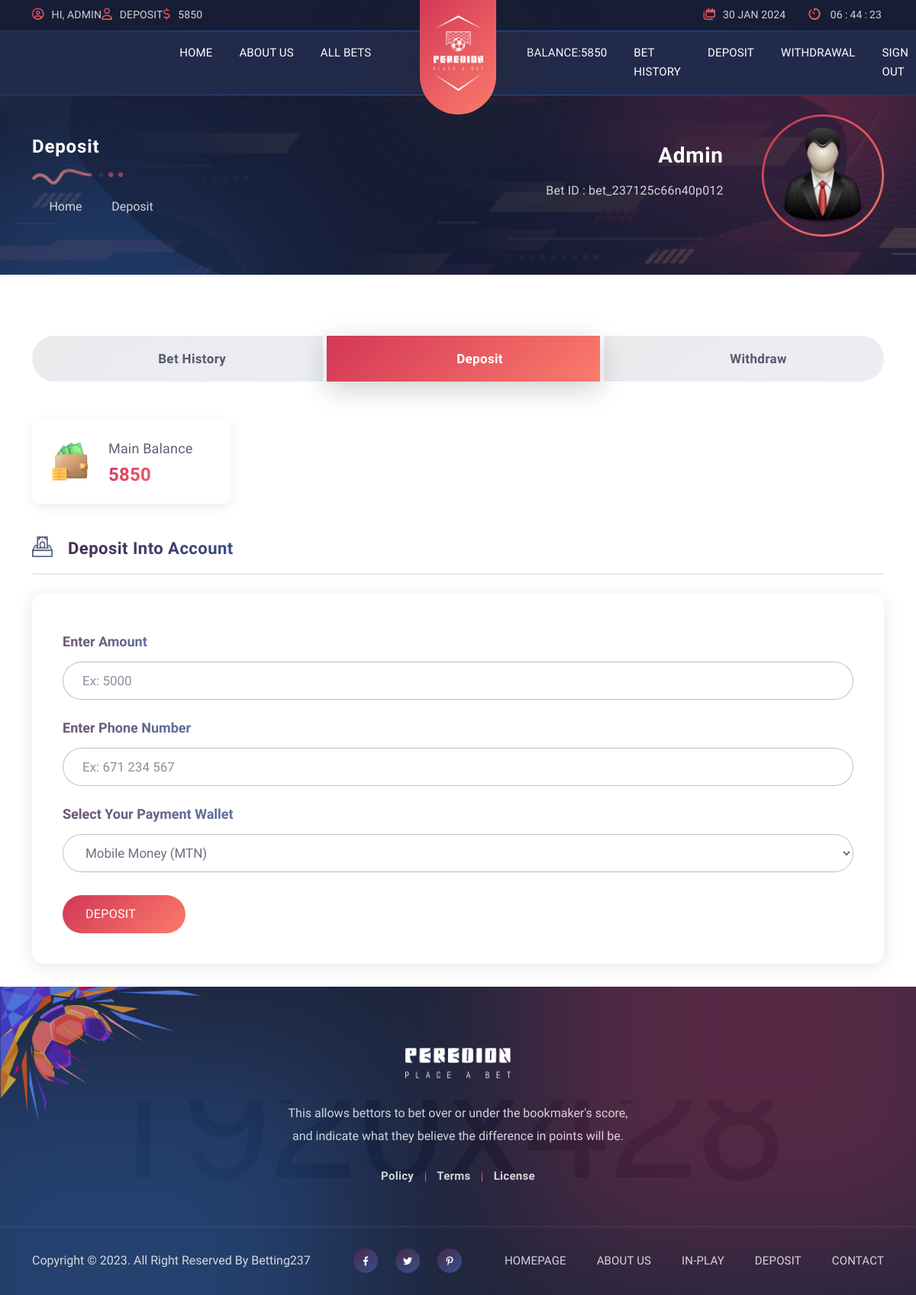
Page /deposit/ (signed in) on the earlier database version.
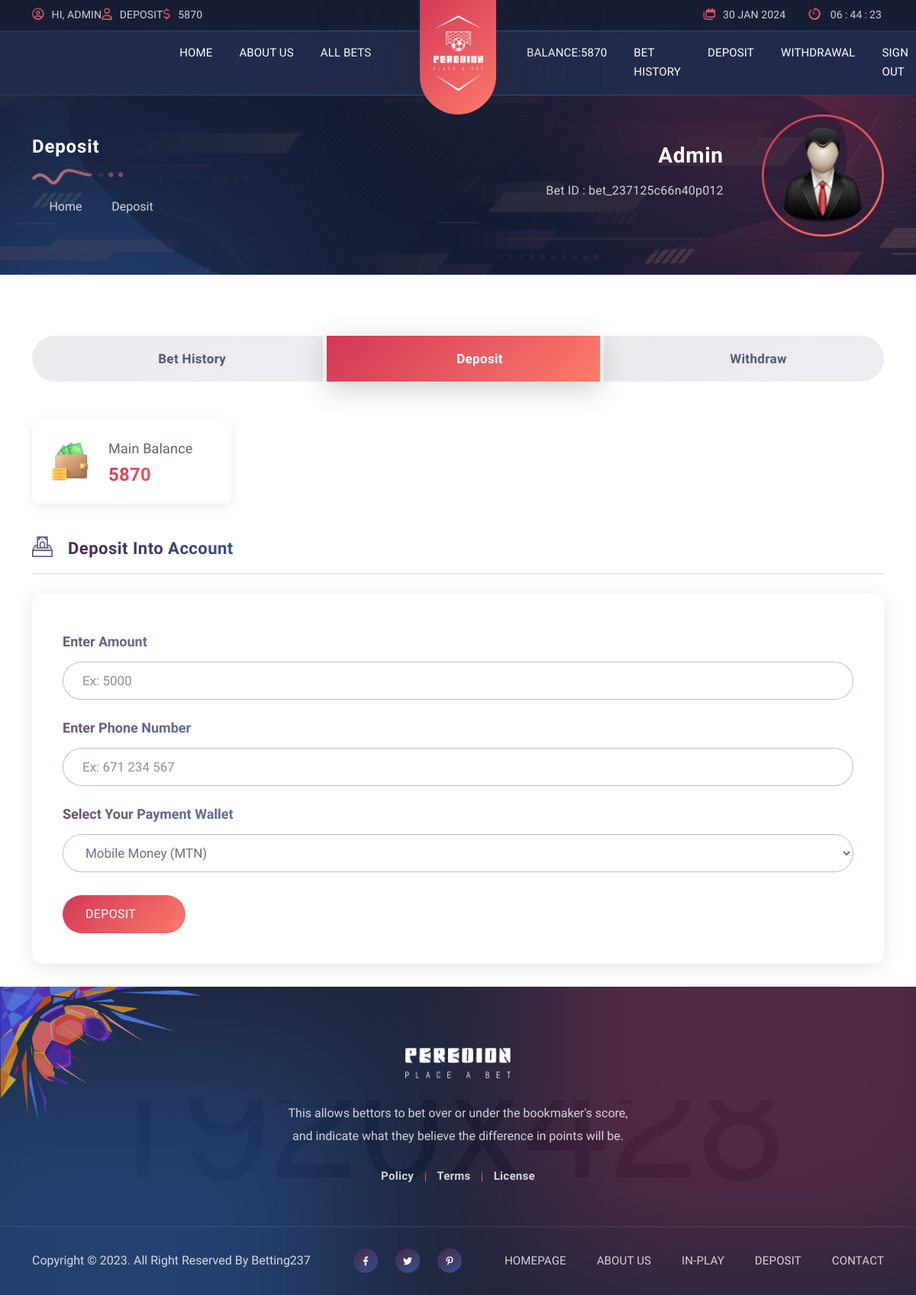
Same page on the later database version.
### server/models.py (models this page shows, shortened)
class User(AbstractUser):
    phone_number= models.CharField(max_length=50, blank=True, null=True)
    account_balance = models.IntegerField(default=0, blank=True, null=True)
    can_withdraw = models.BooleanField(default= True)

### server/views.py (the view, shortened to what this page needs)
# urls.py: path('deposit/', views.deposit_view, name='deposit'),
@login_required(login_url='/login/')
def deposit_view(request):
    home = request.GET.get('server:home')
    form = PaymentForm(request.POST or None)
    context = {
        'form': form,
    }
    return render(request, "dashboard-deposit.html", context )

### server/forms.py (shortened to what this page needs)
class PaymentForm(forms.Form):
    phoneNumber = forms.CharField(required=True,widget=forms.TextInput(attrs={ 'placeholder':'Ex: 671 234 567'}))
    amount = forms.IntegerField(required=True,widget=forms.TextInput(attrs={ 'placeholder':'Ex: 5000'}))
    payment_method = forms.ChoiceField(label='Select your Payment Method', choices=PAYMENT_CHOICES, widget=forms.Select(attrs={'class': 'dropdown-toggle', 'id': 'wallet-select', 'data-bs-toggle': 'dropdown', "aria-expanded":"false"}))

### server/templates/dashboard-deposit.html (shortened to what this page needs)
{% extends "dashboard-base.html" %}
{% load static %}
{% block content %}
        <div class="container">
            <div class="d-xl-block d-none">
                <div class="db-menu">
                    <ul class="nav nav-pills">
                        <li class="nav-item">
                            <a class="nav-link " href="{% url 'server:bet-history' %}">
                                bet history</a>
                        </li>
                        <li class="nav-item">
                            <a class="nav-link active" href="{% url 'server:deposit' %}">
                                deposit</a>
                        </li>
                        <li class="nav-item">
                            <a class="nav-link" href="{% url 'server:withdraw' %}">
                                withdraw <span class="d-xxl-inline d-xl-none">funds</span></a>
                        </li>
                    </ul>
                </div>
            </div>
        </div>
        <div class="dashboard-statics">
            <div class="container">
                <div class="row g-lg-4 g-2">
                    <div class="col-xl-3 col-lg-4 col-md-4 col-sm-6 col-6">
                        <div class="single-statics">
                            <div class="part-icon">
                                <img src="{% static 'assets-2/img/db-statics/image-1.png' %}" alt="">
                            </div>
                            <div class="part-text">
                                <span class="text">Main balance</span>
                                <span class="descr">{{ request.user.account_balance }} </span>
                            </div>
                        </div>
                    </div>
                </div>
            </div>
        </div>
        <div class="db-elements">
            <div class="container">
                <div class="row">
                    <div class="col-xl-12 col-lg-12">
                        <div class="single-db-element mb-0">
                            <h4 class="title">
                                <span class="icon wallet">
                                    <img src="{% static 'assets-2/img/icon/wallet-deposit.png' %}" alt="">
                                </span>
                                <span class="text">deposit into Account</span>
                            </h4>
                            <div class="part-form">
                                <form method="POST" >
                                    <div class="row">
                                        <div class="col-xl-12 col-lg-12 col-md-12">
                                            <label for="deposit_first_name" class="form-label"><span>Enter amount</span></label>
                                            {{ form.amount }}
                                        </div>
                                        <div class="col-xl-12 col-lg-12 col-md-12">
                                            <label for="deposit_first_name" class="form-label"><span>Enter Phone Number</span></label>
                                            {{ form.phoneNumber }}
                                        </div>
                                        <div class="col-xl-12 col-lg-12 col-md-12">
                                            <label class="form-label"><span>Select your payment wallet</span></label>
                                            <div class="dropdown select-list wallet-select">
                                                    {{ form.payment_method }}
                                            </div>
                                        </div>
                                    </div>
                                    <button class="prd-btn-1">
                                        deposit <i class="fa-duotone fa-arrow-right"></i>
                                    </button>
                                </form>
                            </div>
                        </div>
                    </div>
                </div>
            </div>
        </div>
{% endblock content %}

### server/templates/dashboard-base.html (shortened to what the changed rows need)
{% load static %}
<!DOCTYPE html>
<html lang="zxx">
    <head>
        <link rel="stylesheet" href="{% static 'assets-2/css/bootstrap.min.css' %}">
        <link rel="stylesheet" href="{% static 'assets-2/css/all.min.css' %}">
        <link rel="stylesheet" href="{% static 'assets-2/css/owl.carousel.min.css' %}">
        <link rel="stylesheet" href="{% static 'assets-2/css/style.css' %}">
    </head>
    <body>
               <div class="header animated">
                <div class="top-bar">
                    <div class="container">
                        <div class="row justify-content-between">
                            <div class="col-xl-5 col-lg-5 col-md-7">
                                <div class="left-side">
                                    <div class="single-bar">
                                        <a class="dashboard-overview" href="{% url 'server:register' %}">
                                            {% if request.user.is_authenticated %}
                                            <span class="part-text">hi, <span class="user-name">{{ user.username }}</span></span>
                                            <div class="single-bar">
                                                <a class="dashboard-overview" href="{% url 'server:deposit' %}">
                                                    <span class="part-icon">
                                                        <i class="fa-regular fa-user"></i>
                                                    </span>
                                                    <span class="part-text">Deposit</span>
                                                </a>
                                            </div>
                                            <div class="single-bar">
                                                <a class="dashboard-overview" href="mailto: abc@example.com">
                                                    <span class="part-icon">
                                                        <i class="fa-regular fa-dollar"></i>
                                                    </span>
                                                    <span class="part-text">{{request.user.account_balance}}</span>
                                                </a>
                                            </div>
                                            {% else %}
                                            <span class="part-text">Hey, <span class="user-name">Sign Up or Log in</span></span>
                                            {% endif %}
                                        </a>
                                    </div>
                                </div>
                            </div>
                        </div>
                    </div>
                </div>
                <div class="mainmenu">
                    <div class="container">
                        <nav class="navbar navbar-expand-lg">
                            <div class="collapse navbar-collapse" id="navbarSupportedContent">
                                <div class="scalation">
                                    <div class="row">
                                        <div class="col-xl-5 col-lg-5">
                                            <ul class="navbar-nav nn-right">
                                                {% if request.user.is_authenticated %}
                                                <li class="nav-item">
                                                    <a class="nav-link" href="#">Balance:{{ request.user.account_balance }}</a>
                                                </li>
                                                <li class="nav-item">
                                                    <a class="nav-link" href="{% url 'server:bet-history' %}">Bet History</a>
                                                </li>
                                                <li class="nav-item">
                                                    <a class="nav-link" href="{% url 'server:deposit' %}">Deposit</a>
                                                </li>
                                                <li class="nav-item">
                                                    <a class="nav-link" href="{% url 'server:withdraw' %}">Withdrawal</a>
                                                </li>
                                                <li class="nav-item">
                                                <li class="nav-item">
                                                    <a class="nav-link" href="{% url 'server:logout' %}">Sign Out</a>
                                                </li>
                                                {% endif %}
                                            </ul>
                                        </div>
                                    </div>
                                </div>
                            </div>
                        </nav>
                    </div>
                </div>
            </div>
        <div class="dashboard-header">
            <div class="container">
                <div class="row align-items-center">
                    <div class="col-xl-6 col-lg-4 order-lg-0 order-2">
                        <div class="db-breadcrumb">
                            <h2 class="page-name">
                                deposit
                            </h2>
                        </div>
                    </div>
                    <div class="col-xl-6 col-lg-8">
                        <div class="part-user">
                            <div class="user-info">
                                <span class="user-name">{{ request.user.username }}</span>
                                <div class="user-bet-id">
                                    <span class="text">Bet ID :</span>
                                    <span class="descr"> bet_237125c66n40p01{{ request.user.id }}</span>
                                </div>
                            </div>
                        </div>
                    </div>
                </div>
            </div>
        </div>
        {% block content %}
	    {% endblock content %}
</body>
</html>

Differences in the rows shown:
changed User "Admin": user.account_balance "5850" → "5870"
